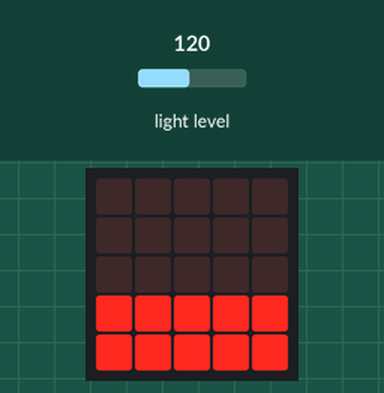
The program below on a simulated BBC micro:bit running MicroPython. On the bench: the board's 5×5 LED display. The inputs (shaded band) are chosen by the test bench; at power-on: light level 120.

Above: at 1.2 s.
1.3 s: light level set to 5
At 2.3 s:
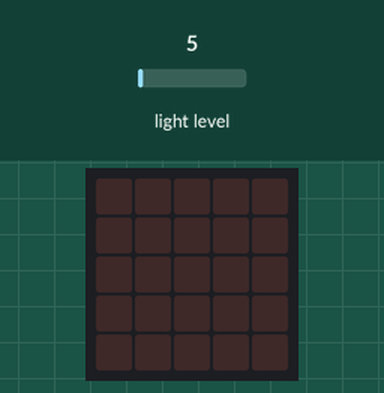
3.0 s: light level set to 64
At 3.8 s:
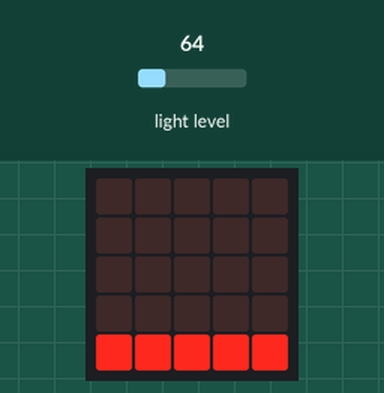
4.5 s: light level set to 128
At 5.4 s:
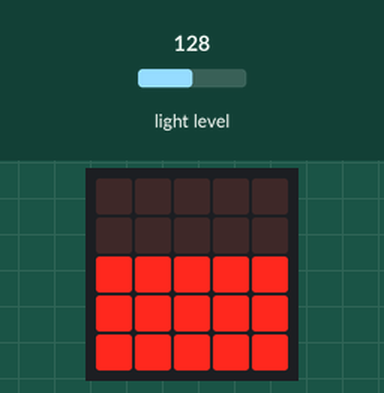
6.0 s: light level set to 191
At 7.0 s:
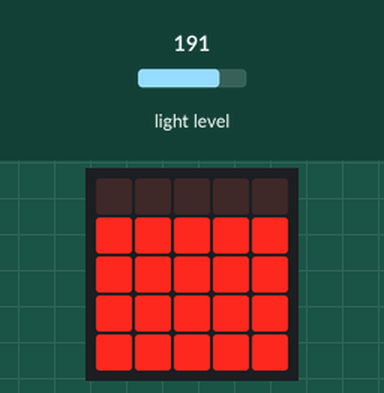
7.5 s: light level set to 250
At 8.6 s:
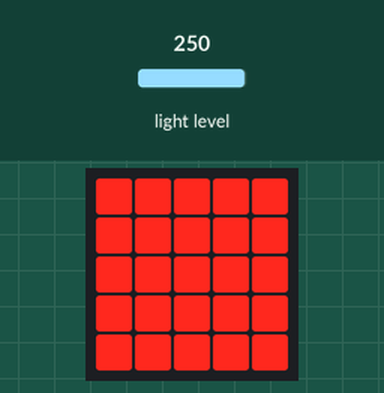
Timing chart, 0 to 10.0 s (numbered marks = the images above; inputs shaded):
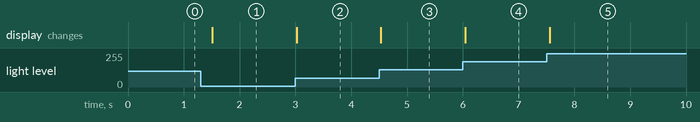

Measured:
- after the input at 1.3 s, the display: changes after 0.21 s (image 1)
- after the input at 3.0 s, the display: changes at once (image 2)
- after the input at 4.5 s, the display: changes at once (image 3)
- after the input at 6.0 s, the display: changes after 0.05 s (image 4)
- after the input at 7.5 s, the display: changes after 0.06 s (image 5)

The program:

17_2.py
```python
from microbit import *

while True:
	luz=display.read_light_level()
	nivel=round((luz*5)/255)
	#display.scroll(nivel)
	for y in range (4,(4-nivel),-1):
		for x in range(5):
			display.set_pixel (x,y,9)
	sleep(500)
	display.clear()
```
